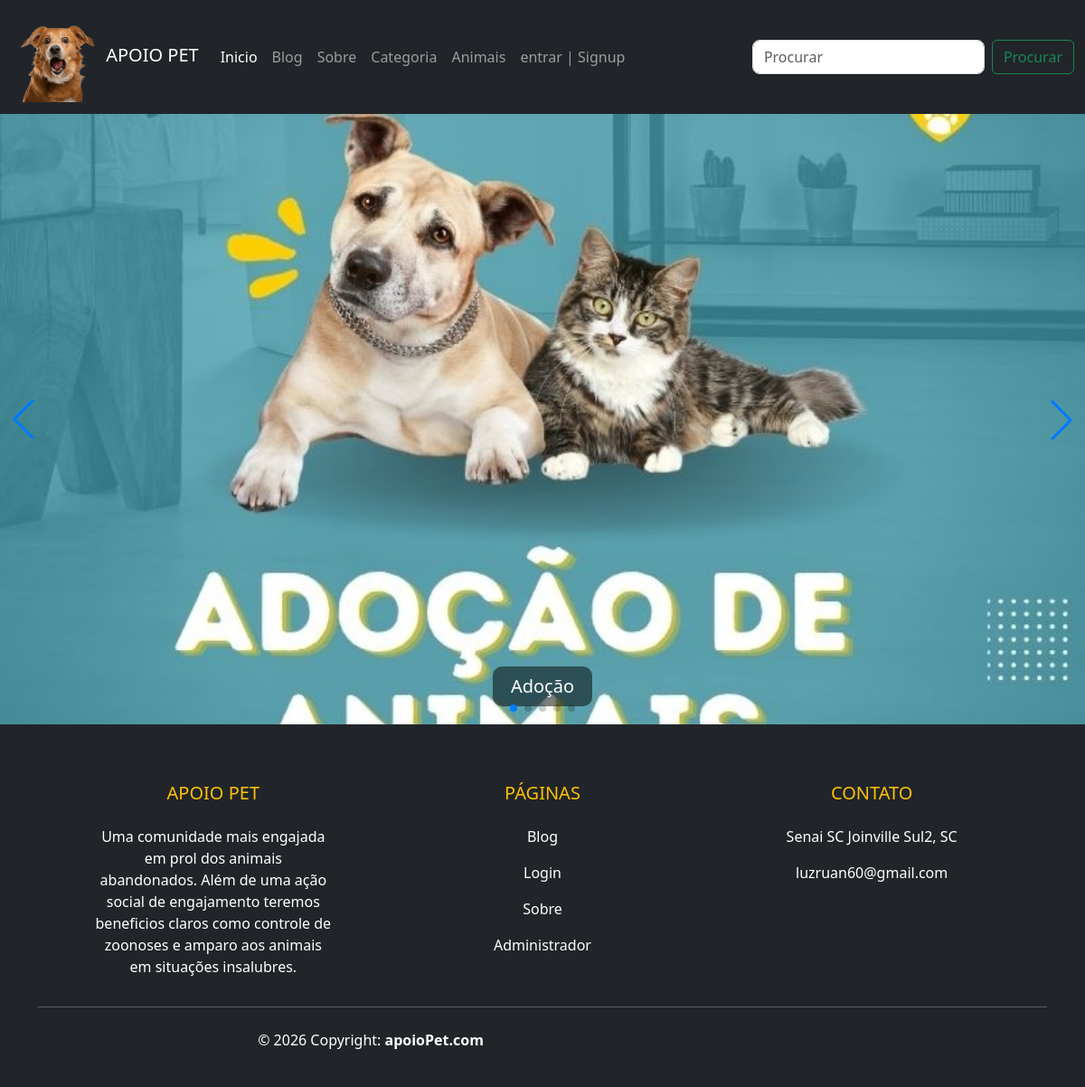
The page / on the database its author committed.
### tables this page shows
CREATE TABLE `banner` (
  `id` int(11) NOT NULL,
  `image` varchar(255) NOT NULL,
  `title` varchar(255) DEFAULT NULL,
  `active` int(11) DEFAULT 1
);

### index.php (the view, shortened to what this page needs)
<?php
include_once("db_conn.php");
$stmt = $conn->prepare("SELECT * FROM banner WHERE active = 1");
$stmt->execute();
$banners = $stmt->fetchAll(PDO::FETCH_ASSOC);
?>
<!DOCTYPE html>
<html lang="pt-br">
<head>
    <link href="https://cdn.jsdelivr.net/npm/bootstrap@5.3.8/dist/css/bootstrap.min.css" rel="stylesheet">
    <link rel="stylesheet" href="https://cdn.jsdelivr.net/npm/bootstrap-icons@1.13.1/font/bootstrap-icons.min.css">
    <link rel="stylesheet" href="https://cdn.jsdelivr.net/npm/swiper@12/swiper-bundle.min.css" />
    <link rel="stylesheet" href="assets/CSS/style.css">
</head>
<body>
    <header>
        <?php include 'navbar.php'; ?>
    </header>
    <main>
        <div class="swiper mySwiper">
            <div class="swiper-wrapper">
                <?php foreach ($banners as $banner) { ?>
                    <div class="swiper-slide">
                        <img src="upload/banners/<?= $banner['image'] ?>" alt="Banner">
                        <?php if (!empty($banner['title'])) { ?>
                            <div class="caption">
                                <h5><?= htmlspecialchars($banner['title']) ?></h5>
                            </div>
                        <?php } ?>
                    </div>
                <?php } ?>
            </div>
            <div class="swiper-button-next"></div>
            <div class="swiper-button-prev"></div>
            <div class="swiper-pagination"></div>
        </div>
    </main>
    <?php include 'footer.php'; ?>
</body>
</html>

### assets/CSS/style.css (style rules this page uses)
img { max-width: 100%; }

### index.php (style rules this page uses)
.swiper { width: 100%; aspect-ratio: 16 / 9; background: #000; }
.swiper-slide { display: flex; justify-content: center; align-items: center; position: relative; }
.swiper-slide img { width: 100%; height: 100%; object-fit: cover; }
.caption { position: absolute; bottom: 20px; background: rgba(0, 0, 0, 0.5); padding: 10px 20px; border-radius: 10px; }
.caption h5 { margin: 0; color: #fff; }

### rows shown on the page
banner: image (picture), title "Adoção"
